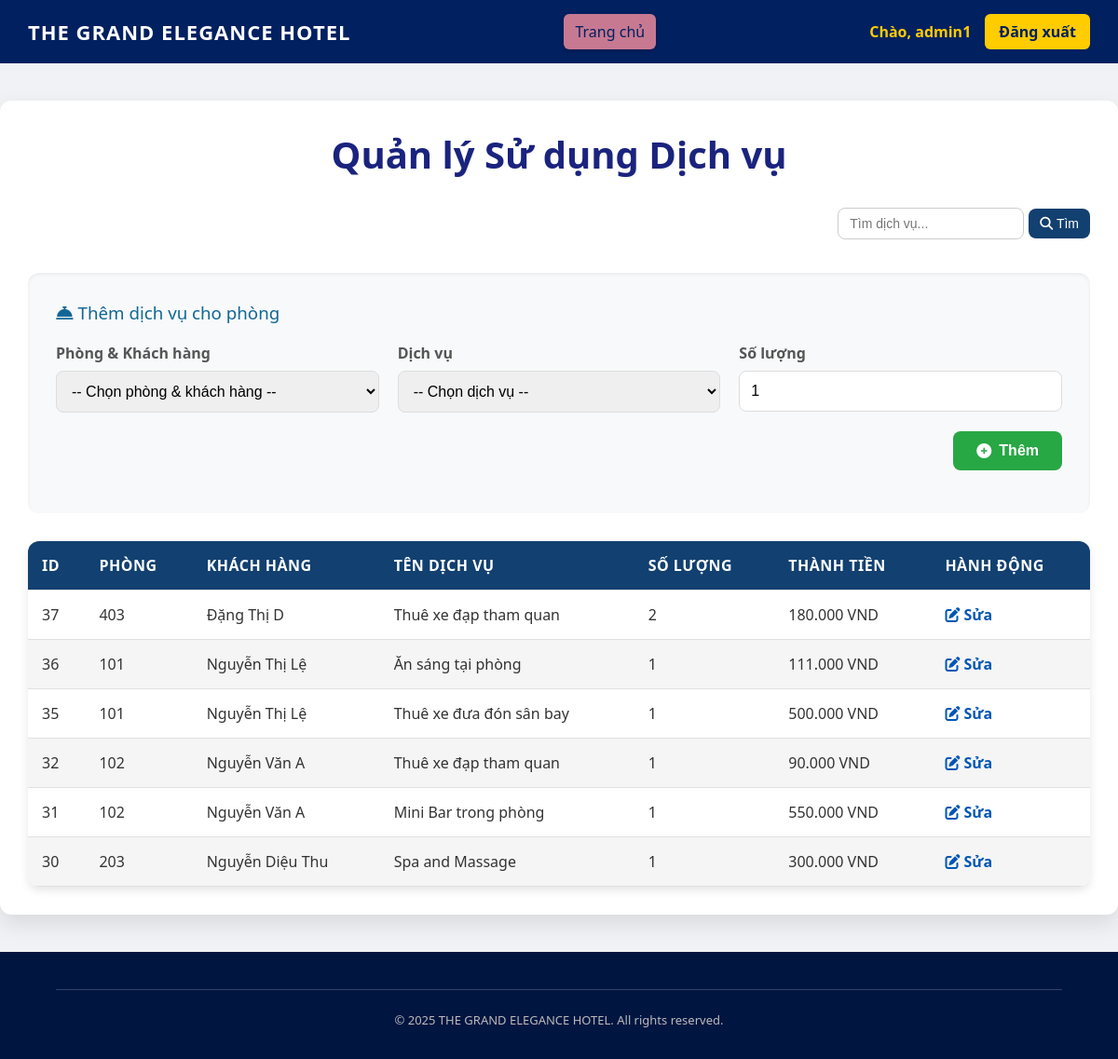
The page /admin/public/index.php?controller=sudungdichvu&action=index (signed in) on the database its author committed.
### tables this page shows
CREATE TABLE `sudungdichvu` (
  `id_sudungdv` int(11) NOT NULL,
  `id_datphong` int(11) NOT NULL,
  `id_dichvu` int(11) NOT NULL,
  `so_luong` int(11) DEFAULT 1,
  `thanh_tien` decimal(15,2) DEFAULT NULL
);

CREATE TABLE `phong` (
  `id_phong` int(11) NOT NULL,
  `so_phong` varchar(10) NOT NULL,
  `loai_phong` enum('Standard','Deluxe','Suite') NOT NULL,
  `gia_phong` decimal(15,2) NOT NULL,
  `so_luong_nguoi` int(11) NOT NULL,
  `trang_thai` enum('Trống','Đã đặt','Bảo trì') DEFAULT 'Trống',
  `mo_ta` text DEFAULT NULL,
  `anh` varchar(500) DEFAULT NULL
);

CREATE TABLE `khachhang` (
  `id_khachhang` int(11) NOT NULL,
  `tai_khoan_khachhang_id` int(11) DEFAULT NULL,
  `ho_ten` varchar(100) NOT NULL,
  `ngay_sinh` date DEFAULT NULL,
  `gioi_tinh` enum('Nam','Nữ','Khác') DEFAULT NULL,
  `so_dien_thoai` varchar(15) NOT NULL,
  `email` varchar(100) NOT NULL,
  `cccd` varchar(20) DEFAULT NULL,
  `dia_chi` varchar(255) DEFAULT NULL
);

CREATE TABLE `dichvu` (
  `id_dichvu` int(11) NOT NULL,
  `ten_dich_vu` varchar(100) NOT NULL,
  `mo_ta` text DEFAULT NULL,
  `gia` decimal(15,2) NOT NULL,
  `hinh_anh` varchar(255) DEFAULT NULL
);

### admin/controllers/SudungdichvuController1.php (called while the page is built, shortened)
<?php
require_once __DIR__ . '/../models/Sudungdichvu.php';
class SudungdichvuController1 {
    private $model;
    public function __construct($pdo) {
        $this->model = new Sudungdichvu($pdo);
    }
    public function index() {
        $edit_data = null;
        $search = $_GET['search'] ?? '';
        if (!empty($search)) {
            $sudungdv_result = $this->model->searchSudungdv($search);
        } else {
            $sudungdv_result = $this->model->getAllSudungdv();
        }
        include __DIR__ . '/../views/sudungdichvu.php';
    }
}

### admin/models/Sudungdichvu.php (called while the page is built, shortened)
<?php
class Sudungdichvu {
    private $pdo;
    public function __construct($pdo) {
        $this->pdo = $pdo;
    }
    public function getAllSudungdv() {
        $sql = "SELECT sudungdichvu.*, phong.so_phong, dichvu.ten_dich_vu, dichvu.gia, khachhang.ho_ten
                FROM sudungdichvu
                JOIN datphong ON sudungdichvu.id_datphong = datphong.id_datphong
                JOIN dichvu ON sudungdichvu.id_dichvu = dichvu.id_dichvu
                JOIN phong ON datphong.id_phong = phong.id_phong
                JOIN khachhang ON datphong.id_khachhang = khachhang.id_khachhang
                ORDER BY sudungdichvu.id_sudungdv DESC";
        return $this->pdo->query($sql)->fetchAll(PDO::FETCH_ASSOC);
    }
}

### admin/views/sudungdichvu.php (the view, shortened to what this page needs)
<?php include __DIR__ . '/layouts/header.php'; ?>
<link rel="stylesheet" href="https://cdnjs.cloudflare.com/ajax/libs/font-awesome/6.5.2/css/all.min.css">
<main class="container">
    <div class="header-container">
        <h2 class="main-title">Quản lý Sử dụng Dịch vụ</h2>
    </div>
<div style="display: flex; justify-content: flex-end; margin-bottom: 20px;">
    <form method="get" action="" style="display: flex; gap: 5px; align-items: center;">
        <input type="text" name="search" placeholder="Tìm dịch vụ..."
               value="<?= htmlspecialchars($_GET['search'] ?? '') ?>"
               style="padding: 8px 12px; font-size: 14px; border-radius: 8px; border: 1px solid #ccc; width: 200px; transition: all 0.3s;">
        <button type="submit"
                style="padding: 8px 12px; font-size: 14px; border-radius: 8px; border: none; background-color: #124070ff; color: #fff; cursor: pointer; transition: all 0.3s;">
            <i class="fas fa-search"></i> Tìm
        </button>
    </form>
</div>
    <div class="form-box">
        <h3><i class="fas fa-concierge-bell"></i> <?= isset($edit_data) ? 'Sửa dịch vụ đã sử dụng' : 'Thêm dịch vụ cho phòng' ?></h3>
        <form method="post" action="index.php?controller=sudungdichvu&action=process">
            <div class="form-row">
                <div class="form-group">
                    <label>Phòng & Khách hàng</label>
                    <select name="id_datphong" required>
                        <option value="">-- Chọn phòng & khách hàng --</option>
                    </select>
                </div>
                <div class="form-group">
                    <label>Dịch vụ</label>
                    <select name="id_dichvu" required>
                        <option value="">-- Chọn dịch vụ --</option>
                    </select>
                </div>
                <div class="form-group">
                    <label>Số lượng</label>
                    <input type="number" name="so_luong" min="1" required
                           value="<?= isset($edit_data) ? htmlspecialchars($edit_data['so_luong']) : '1' ?>">
                </div>
            </div>
            <div class="form-actions">
                <?php if (isset($edit_data)): ?>
                    <a href="index.php?controller=sudungdichvu" class="btn-huy">Hủy</a>
                    <button type="submit" name="capnhat_sudungdv" class="btn btn-capnhat">
                        <i class="fas fa-save"></i> Cập nhật
                    </button>
                <?php else: ?>
                    <button type="submit" name="them_sudungdv" class="btn btn-them">
                        <i class="fas fa-plus-circle"></i> Thêm
                    </button>
                <?php endif; ?>
            </div>
        </form>
    </div>
    <div class="table-container">
        <table>
            <thead>
                <tr>
                    <th>ID</th>
                    <th>Phòng</th>
                    <th>Khách hàng</th>
                    <th>Tên Dịch vụ</th>
                    <th>Số lượng</th>
                    <th>Thành tiền</th>
                    <th>Hành động</th>
                </tr>
            </thead>
            <tbody>
                <?php if (empty($sudungdv_result)): ?>
                    <tr>
                        <td colspan="7" style="text-align: center;">Chưa có dịch vụ nào được sử dụng.</td>
                    </tr>
                <?php else: ?>
                    <?php foreach ($sudungdv_result as $row): ?>
                        <tr>
                            <td><?= htmlspecialchars($row['id_sudungdv']) ?></td>
                            <td><?= htmlspecialchars($row['so_phong']) ?></td>
                            <td><?= htmlspecialchars($row['ho_ten']) ?></td>
                            <td><?= htmlspecialchars($row['ten_dich_vu']) ?></td>
                            <td><?= htmlspecialchars($row['so_luong']) ?></td>
                            <td><?= number_format($row['thanh_tien'], 0, ",", ".") ?> VND</td>
                            <td>
                                <a class="action-btn" href="index.php?controller=sudungdichvu&action=index&sua=<?= $row['id_sudungdv'] ?>">
                                    <i class="fas fa-edit"></i> Sửa
                                </a>
                            </td>
                        </tr>
                    <?php endforeach; ?>
                <?php endif; ?>
            </tbody>
        </table>
    </div>
</main>
<?php include __DIR__ . '/layouts/footer.php'; ?>

### admin/views/sudungdichvu.php (style rules this page uses)
.container { max-width: 1200px; margin: 40px auto; padding: 30px; background-color: #ffffff; border-radius: 12px; box-shadow: 0 10px 25px rgba(0, 0, 0, 0.1); }
.header-container { text-align: center; margin-bottom: 30px; }
.main-title { color: #1a237e; font-size: 2.5rem; font-weight: 600; text-shadow: 1px 1px 2px rgba(0,0,0,0.05); margin: 0; }
.form-box { padding: 30px; border-radius: 12px; background-color: #f8f9fa; box-shadow: inset 0 2px 4px rgba(0, 0, 0, 0.06); margin-bottom: 30px; }
.form-box h3 { color: #106796ff; margin-top: 0; margin-bottom: 20px; font-weight: 500; }
.form-row { display: flex; flex-wrap: wrap; gap: 20px; }
.form-row .form-group { flex: 1; min-width: 200px; }
.form-group label { display: block; font-weight: 600; margin-bottom: 8px; color: #555; }
.form-row input, .form-row select { width: 100%; padding: 12px; border: 1px solid #ddd; border-radius: 8px; font-size: 16px; box-sizing: border-box; transition: border-color 0.3s ease, box-shadow 0.3s ease; }
.form-actions { display: flex; justify-content: flex-end; align-items: center; gap: 15px; margin-top: 20px; }
.btn { padding: 12px 25px; border: none; border-radius: 8px; font-size: 16px; font-weight: 600; cursor: pointer; transition: background-color 0.3s ease, transform 0.2s ease; text-decoration: none; display: inline-flex; align-items: center; gap: 8px; }
.btn-them { background-color: #28a745; color: white; }
.table-container { background-color: #fff; border-radius: 12px; overflow-x: auto; box-shadow: 0 4px 10px rgba(0,0,0,0.1); }
table { width: 100%; border-collapse: collapse; }
th, td { padding: 15px; text-align: left; border-bottom: 1px solid #e0e0e0; white-space: nowrap; }
th { background-color: #124070ff; color: #fff; font-weight: 600; text-transform: uppercase; letter-spacing: 0.5px; }
tr:nth-child(even) { background-color: #f5f5f5; }
.action-btn { color: #0056b3; font-weight: 600; text-decoration: none; }

### rows shown on the page
sudungdichvu: id_sudungdv "37", phong.so_phong "403", khachhang.ho_ten "Đặng Thị D", id_dichvu.ten_dich_vu "Thuê xe đạp tham quan", so_luong "2", thanh_tien "180.000"
sudungdichvu: id_sudungdv "36", phong.so_phong "101", khachhang.ho_ten "Nguyễn Thị Lệ", id_dichvu.ten_dich_vu "Ăn sáng tại phòng", so_luong "1", thanh_tien "111.000"
sudungdichvu: id_sudungdv "35", phong.so_phong "101", khachhang.ho_ten "Nguyễn Thị Lệ", id_dichvu.ten_dich_vu "Thuê xe đưa đón sân bay", so_luong "1", thanh_tien "500.000"
sudungdichvu: id_sudungdv "32", phong.so_phong "102", khachhang.ho_ten "Nguyễn Văn A", id_dichvu.ten_dich_vu "Thuê xe đạp tham quan", so_luong "1", thanh_tien "90.000"
sudungdichvu: id_sudungdv "31", phong.so_phong "102", khachhang.ho_ten "Nguyễn Văn A", id_dichvu.ten_dich_vu "Mini Bar trong phòng", so_luong "1", thanh_tien "550.000"
sudungdichvu: id_sudungdv "30", phong.so_phong "203", khachhang.ho_ten "Nguyễn Diệu Thu", id_dichvu.ten_dich_vu "Spa and Massage", so_luong "1", thanh_tien "300.000"

### other values the page prints
$_SESSION['user_name'] "admin1"
